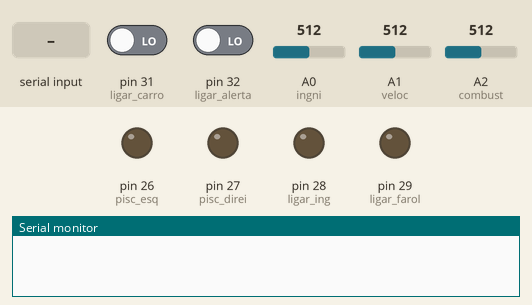
Bench run of a sketch on a simulated Arduino Mega 2560, built with avr-gcc and run on an emulated ATmega2560. On the bench: output pins drawn as LEDs (lit = HIGH), the last lines printed to the serial monitor. The inputs (shaded band) are chosen by the test bench; at power-on: A0 (ingni) = 512, pin 31 (ligar_carro) LOW, pin 32 (ligar_alerta) LOW, A1 (veloc) = 512, A2 (combust) = 512.

Above: at 1.2 s.
1.3 s: A0 (ingni) set to 591
2.8 s: A0 (ingni) set to 610
At 4.2 s:
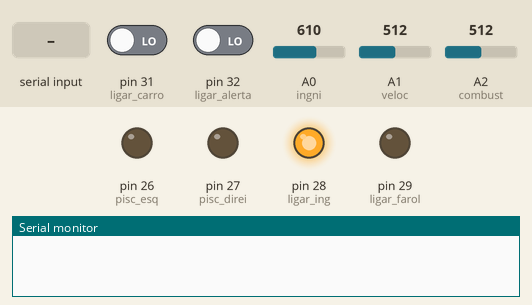
5.8 s: "1" received over Serial
At 6.1 s:
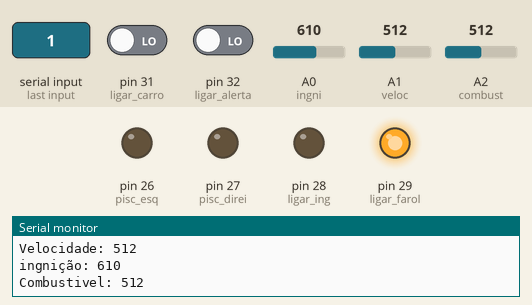
7.3 s: A0 (ingni) set to 891
8.8 s: A0 (ingni) set to 909
At 9.6 s:
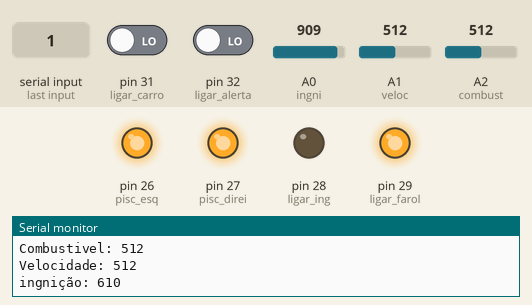
11.8 s: A0 (ingni) set to 716
At 14.2 s:
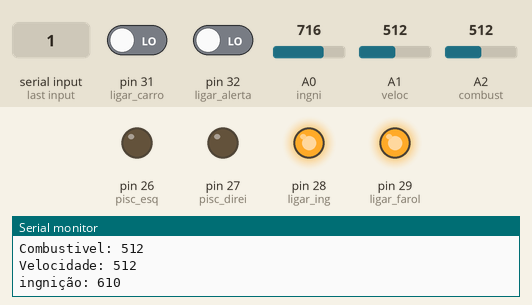
Timing chart, 0 to 15.3 s (numbered marks = the images above; inputs shaded):
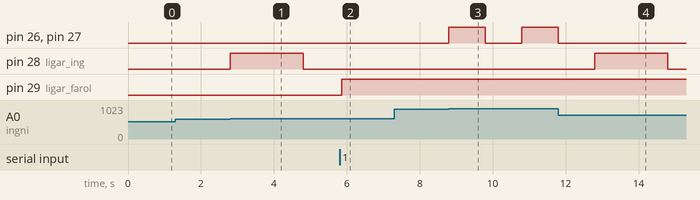

The sketch:

sketh_bord-ETAPA_3.ino
```cpp
int pisc_esq = 26;
int pisc_direi = 27;
int ligar_ing = 28;
int ligar_farol = 29;
int ligar_carro = 31;
int ligar_alerta = 32;
int ingni = A0;
int combust = A2;
int veloc = A1;
int chave;
int alerta;
int ingnicao;
int velocidade;
int combustivel;
int contIg = 0;

void setup() {
  // put your setup code here, to run once:
  Serial.begin(9600);
  pinMode(pisc_esq, OUTPUT);
  pinMode(pisc_direi, OUTPUT);
  pinMode(ligar_ing, OUTPUT);
  pinMode(ligar_farol, OUTPUT);
  pinMode(ligar_carro, INPUT);
  pinMode(ligar_alerta, INPUT);
}

void loop() {

// put your main code here, to run repeatedly:
  char leitura = Serial.read();
  ingnicao = analogRead(ingni);


  alerta  = digitalRead(ligar_alerta);
  chave  = digitalRead(ligar_carro);
  if(ingnicao < 10)
  {
    contIg = 0;
    digitalWrite(ligar_farol, LOW);
    digitalWrite(ligar_ing, LOW);
    digitalWrite(pisc_esq, LOW);
    digitalWrite(pisc_direi, LOW);
  }
  if(ingnicao > 300 && ingnicao < 500){
      //digitalWrite(ligar_farol, HIGH);
      contIg = 0;
      if(leitura == '0'){
        digitalWrite(ligar_farol, LOW);
        delay(2000);
      }
      if(leitura == '1'){
        digitalWrite(ligar_farol, HIGH);
      }
      if(leitura == '2'){
        digitalWrite(pisc_direi, HIGH);
        delay(100);
        digitalWrite(pisc_direi, LOW);
      }
      if(leitura == '3'){
        digitalWrite(pisc_direi, HIGH);
        delay(100);
        digitalWrite(pisc_direi, LOW);
      }

      combustivel = analogRead(combust);
      Serial.write(combustivel);

  }
  if(ingnicao > 600 && ingnicao < 800)
  {
      if(contIg < 1){
        digitalWrite(ligar_ing, HIGH);
        delay(2000);
        digitalWrite(ligar_ing, LOW);

        contIg = 1;
      }
    if(leitura == '0'){
        digitalWrite(ligar_farol, LOW);
      }
    if(leitura == '1'){
        digitalWrite(ligar_farol, HIGH);
      }
    if(leitura == '2'){

          digitalWrite(pisc_direi, HIGH);
          delay(100);
          digitalWrite(pisc_direi, LOW);


    }
    if(leitura == '3'){
          digitalWrite(pisc_direi, HIGH);
          delay(100);
          digitalWrite(pisc_direi, LOW);

    }
    combustivel = analogRead(combust);
    velocidade = analogRead(veloc);
//    Serial.write(combustivel);
//    Serial.write(velocidade);
//    Serial.write(ingnicao);
    Serial.println();
    Serial.print("Combustivel: ");
    Serial.println(combustivel);
    Serial.print("Velocidade: ");
    Serial.println(velocidade);
    Serial.print("ingnição: ");
    Serial.println(ingnicao);

  }
  if(ingnicao > 900)
  {
    contIg = 0;
    digitalWrite(pisc_esq, HIGH);
    digitalWrite(pisc_direi, HIGH);
    digitalWrite(ligar_farol, HIGH);
    delay(1000);
    digitalWrite(pisc_esq, LOW);
    digitalWrite(pisc_direi, LOW);
    delay(1000);
  }
}
```

Measured:
- the behaviour switches between 600 and 601 on A0 (ingni) (found by bisection; images 0 and 1)
- the behaviour switches between 900 and 901 on A0 (ingni) (found by bisection; images 2 and 3)
- after the input at 1.3 s, every drawn part: stays the same
- after the input at 2.8 s, pin 28 (ligar_ing): LOW → HIGH at once, → LOW 2.0 s later
- after the input at 5.8 s, pin 29 (ligar_farol): LOW → HIGH after 0.06 s
- after the input at 8.8 s, pin 26 (pisc_esq), pin 27 (pisc_direi): LOW → HIGH at once, → LOW 1.0 s later, → HIGH 1.0 s later
- after the input at 11.8 s, pin 26 (pisc_esq), pin 27 (pisc_direi): goes on until 11.8 s, then stays LOW; pin 28 (ligar_ing): LOW → HIGH after 1.0 s, → LOW 2.0 s later
